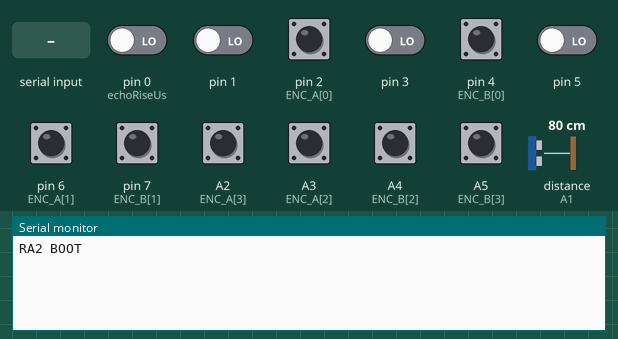
Recording of a sketch running on a simulated Arduino Uno, built with avr-gcc and run on an emulated ATmega328P. Shown: the last lines printed to the serial monitor. Wiring (inferred from the names in the program): ultrasonic range finder: trigger A0; echo A1. The test bench sets the inputs (shaded band); at power-on: A2 (ENC_A[3]), A3 (ENC_A[2]), A4 (ENC_B[2]), A5 (ENC_B[3]), pin 2 (ENC_A[0]), pin 4 (ENC_B[0]), pin 6 (ENC_A[1]), pin 7 (ENC_B[1]) HIGH, pin 0 (echoRiseUs), pin 1, pin 3, pin 5 LOW, distance to the obstacle (sensor on A1) 80 cm. The echo pulse lasts 58.3 µs per cm.

Above: at 1.2 s.
1.3 s: "HELLO\n" received over Serial
At 2.4 s:
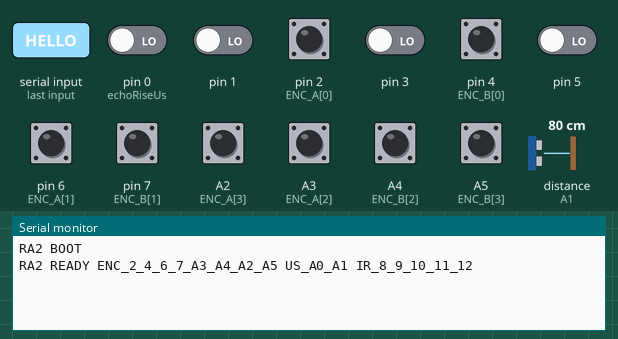
2.8 s: "CFG \n" received over Serial
At 3.5 s:
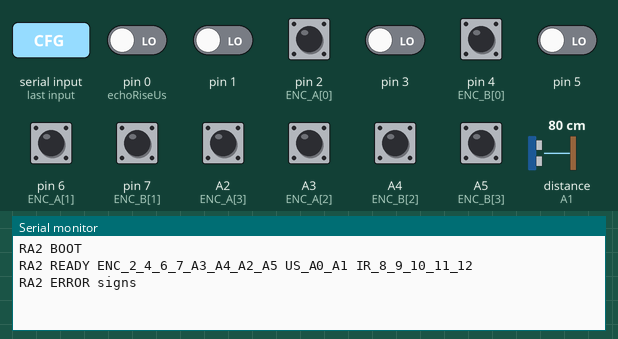
4.3 s: "1\n" received over Serial
At 4.7 s:
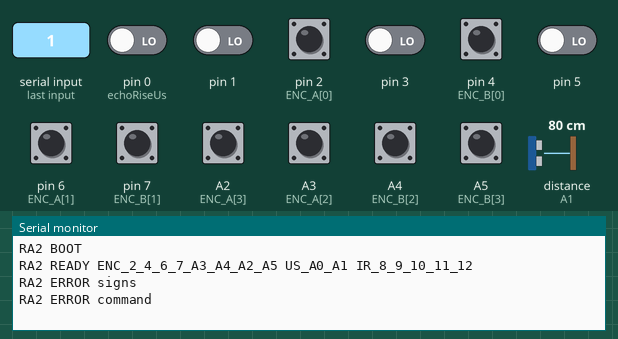

The sketch:

rover_sensors.ino
```cpp
// RA2 sensor-only Uno firmware. NEVER configures motor/STBY outputs.
// Encoders LF RF LR RR: A=2,6,A3,A2; B=4,7,A4,A5.
// Sonar TRIG=A0 ECHO=A1; IR left->right D8 D9 D10 D11 D12.
#include <Arduino.h>
#include <avr/interrupt.h>
#include <util/atomic.h>
#include <stdlib.h>
#include <string.h>

const uint8_t ENC_A[4] = {2, 6, A3, A2};
const uint8_t ENC_B[4] = {4, 7, A4, A5};
const uint8_t IR_PINS[5] = {8, 9, 10, 11, 12};
const uint8_t TRIG = A0, ECHO = A1;
volatile uint32_t counts[4] = {0, 0, 0, 0};
volatile int8_t signs[4] = {1, 1, 1, 1};
volatile uint8_t previousA[4] = {0, 0, 0, 0};
volatile bool previousEcho = false, waitingEcho = false, rangeValid = false;
volatile uint32_t echoRiseUs = 0, rangeSampleMs = 0;
volatile int16_t rangeMm = -1;
bool identified = false, configured = false, overflow = false;
uint32_t sequence = 0, lastPingMs = 0, lastReportMs = 0;
char input[80];
uint8_t inputUsed = 0;

void sampleInterruptPins() {
  const uint8_t pd = PIND, pc = PINC;
  const uint8_t a[4] = {uint8_t(bool(pd & _BV(2))), uint8_t(bool(pd & _BV(6))),
                       uint8_t(bool(pc & _BV(3))), uint8_t(bool(pc & _BV(2)))};
  const uint8_t b[4] = {uint8_t(bool(pd & _BV(4))), uint8_t(bool(pd & _BV(7))),
                       uint8_t(bool(pc & _BV(4))), uint8_t(bool(pc & _BV(5)))};
  for (uint8_t i = 0; i < 4; ++i) {
    if (a[i] && !previousA[i]) counts[i] += (b[i] ? 1 : -1) * signs[i];
    previousA[i] = a[i];
  }
  const bool echo = bool(pc & _BV(1));
  if (waitingEcho && echo && !previousEcho) echoRiseUs = micros();
  if (waitingEcho && !echo && previousEcho) {
    const uint32_t width = micros() - echoRiseUs;
    const uint32_t mm = width * 343UL / 2000UL;
    rangeValid = width >= 100 && width <= 24000 && mm >= 20 && mm <= 4000;
    rangeMm = rangeValid ? int16_t(mm) : -1;
    rangeSampleMs = millis();
    waitingEcho = false;
  }
  previousEcho = echo;
}

ISR(PCINT1_vect) { sampleInterruptPins(); }
ISR(PCINT2_vect) { sampleInterruptPins(); }

void handle(char *line) {
  if (!strcmp(line, "HELLO")) {
    identified = true; configured = false;
    Serial.println(F("RA2 READY ENC_2_4_6_7_A3_A4_A2_A5 US_A0_A1 IR_8_9_10_11_12"));
  } else if (!strncmp(line, "CFG ", 4) && identified) {
    char *save = NULL;
    char *token = strtok_r(line + 4, " ", &save);
    int8_t candidate[4];
    for (uint8_t i = 0; i < 4; ++i) {
      if (!token || (strcmp(token, "1") && strcmp(token, "-1"))) {
        configured = false; Serial.println(F("RA2 ERROR signs")); return;
      }
      candidate[i] = !strcmp(token, "1") ? 1 : -1;
      token = strtok_r(NULL, " ", &save);
    }
    if (token) { configured = false; Serial.println(F("RA2 ERROR fields")); return; }
    ATOMIC_BLOCK(ATOMIC_RESTORESTATE) {
      for (uint8_t i = 0; i < 4; ++i) { signs[i] = candidate[i]; counts[i] = 0; }
    }
    configured = true;
    Serial.println(F("RA2 CONFIGURED"));
  } else {
    configured = false; Serial.println(F("RA2 ERROR command"));
  }
}

void report(uint32_t nowMs) {
  uint32_t snapshot[4], stamp, sampled;
  int16_t mm;
  bool valid;
  ATOMIC_BLOCK(ATOMIC_RESTORESTATE) {
    stamp = micros();
    for (uint8_t i = 0; i < 4; ++i) snapshot[i] = counts[i];
    mm = rangeMm; valid = rangeValid; sampled = rangeSampleMs;
  }
  valid = valid && nowMs - sampled < 150;
  uint8_t ir = 0;
  for (uint8_t i = 0; i < 5; ++i) if (digitalRead(IR_PINS[i])) ir |= _BV(i);
  Serial.print(F("S ")); Serial.print(sequence++);
  Serial.print(' '); Serial.print(stamp);
  for (uint8_t i = 0; i < 4; ++i) { Serial.print(' '); Serial.print(snapshot[i]); }
  Serial.print(' '); Serial.print(valid ? mm : -1);
  Serial.print(' '); Serial.print(valid ? 4 : 0);
  Serial.print(' '); Serial.println(ir);
}

void setup() {
  digitalWrite(TRIG, LOW); pinMode(TRIG, OUTPUT);
  pinMode(ECHO, INPUT);
  for (uint8_t i = 0; i < 4; ++i) {
    pinMode(ENC_A[i], INPUT_PULLUP); pinMode(ENC_B[i], INPUT_PULLUP);
  }
  for (uint8_t i = 0; i < 5; ++i) pinMode(IR_PINS[i], INPUT_PULLUP);
  sampleInterruptPins();
  PCMSK0 = 0;
  PCMSK1 = _BV(3) | _BV(2) | _BV(1); // A3/A2 encoder A, A1 echo
  PCMSK2 = _BV(2) | _BV(6);          // D2/D6 encoder A
  PCIFR = _BV(PCIF0) | _BV(PCIF1) | _BV(PCIF2);
  PCICR = _BV(PCIE1) | _BV(PCIE2);
  Serial.begin(115200); Serial.println(F("RA2 BOOT"));
}

void loop() {
  const uint32_t nowMs = millis();
  uint8_t budget = 64;
  while (budget-- && Serial.available()) {
    const char c = Serial.read();
    if (c == '\r') continue;
    if (c == '\n') {
      if (overflow) { configured = false; Serial.println(F("RA2 ERROR overflow")); }
      else if (inputUsed) { input[inputUsed] = '\0'; handle(input); }
      inputUsed = 0; overflow = false;
    } else if (inputUsed < sizeof(input) - 1) input[inputUsed++] = c;
    else { overflow = true; configured = false; }
  }
  if (waitingEcho && nowMs - lastPingMs > 30) {
    ATOMIC_BLOCK(ATOMIC_RESTORESTATE) {
      waitingEcho = false; rangeValid = false; rangeMm = -1; rangeSampleMs = nowMs;
    }
  }
  if (nowMs - lastPingMs >= 60) {
    lastPingMs = nowMs;
    ATOMIC_BLOCK(ATOMIC_RESTORESTATE) { previousEcho = digitalRead(ECHO); waitingEcho = true; }
    digitalWrite(TRIG, HIGH); delayMicroseconds(10); digitalWrite(TRIG, LOW);
  }
  if (configured && nowMs - lastReportMs >= 50) { lastReportMs = nowMs; report(nowMs); }
}
```

Measured:
- after the input at 1.3 s, the serial monitor: prints a new line at once (image 1)
- after the input at 2.8 s, the serial monitor: prints a new line at once (image 2)
- after the input at 4.3 s, the serial monitor: prints a new line at once (image 3)
